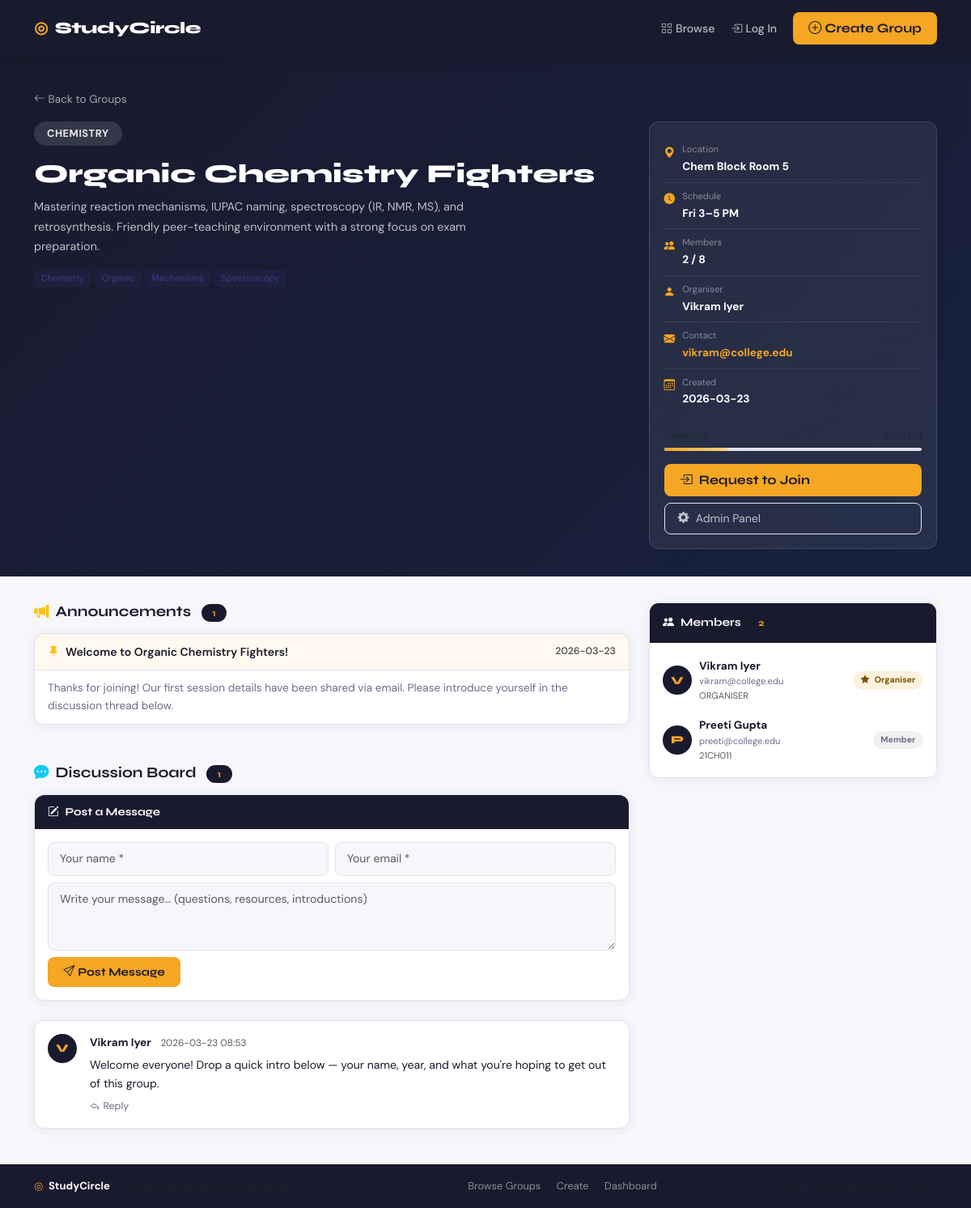
/group/5, run on the app's committed database.
### tables this page shows
CREATE TABLE study_groups (
        id            INTEGER PRIMARY KEY AUTOINCREMENT,
        name          TEXT    NOT NULL,
        subject       TEXT    NOT NULL,
        description   TEXT    NOT NULL,
        location      TEXT    NOT NULL,
        schedule      TEXT    NOT NULL,
        max_members   INTEGER NOT NULL DEFAULT 10,
        organiser     TEXT    NOT NULL,
        contact_email TEXT    NOT NULL,
        tags          TEXT    DEFAULT '',
        status        TEXT    DEFAULT 'open',
        created_at    TEXT    NOT NULL
    );

CREATE TABLE announcements (
        id        INTEGER PRIMARY KEY AUTOINCREMENT,
        group_id  INTEGER NOT NULL REFERENCES study_groups(id) ON DELETE CASCADE,
        title     TEXT    NOT NULL,
        body      TEXT    NOT NULL,
        posted_at TEXT    NOT NULL
    );

CREATE TABLE discussions (
        id         INTEGER PRIMARY KEY AUTOINCREMENT,
        group_id   INTEGER NOT NULL REFERENCES study_groups(id) ON DELETE CASCADE,
        author     TEXT    NOT NULL,
        email      TEXT    NOT NULL,
        message    TEXT    NOT NULL,
        parent_id  INTEGER DEFAULT NULL,
        posted_at  TEXT    NOT NULL
    );

CREATE TABLE members (
        id            INTEGER PRIMARY KEY AUTOINCREMENT,
        group_id      INTEGER NOT NULL REFERENCES study_groups(id) ON DELETE CASCADE,
        full_name     TEXT    NOT NULL,
        email         TEXT    NOT NULL,
        student_id    TEXT    NOT NULL,
        role          TEXT    DEFAULT 'member',
        joined_at     TEXT    NOT NULL
    );

### app.py (the view)
@app.route("/group/<int:gid>")
def group_detail(gid):
    db    = get_db()
    group = db.execute("SELECT * FROM study_groups WHERE id=?", (gid,)).fetchone()
    if not group:
        abort(404)
    mc      = member_count(db, gid)
    pc      = pending_count(db, gid)
    members = db.execute(
        "SELECT * FROM members WHERE group_id=? ORDER BY role DESC, joined_at", (gid,)
    ).fetchall()
    announcements = db.execute(
        "SELECT * FROM announcements WHERE group_id=? ORDER BY posted_at DESC", (gid,)
    ).fetchall()
    top_posts = db.execute(
        "SELECT * FROM discussions WHERE group_id=? AND parent_id IS NULL ORDER BY posted_at DESC",
        (gid,)
    ).fetchall()
    replies_raw = db.execute(
        "SELECT * FROM discussions WHERE group_id=? AND parent_id IS NOT NULL ORDER BY posted_at",
        (gid,)
    ).fetchall()
    replies = {}
    for r in replies_raw:
        replies.setdefault(r["parent_id"], []).append(dict(r))
    is_organiser = (
        current_user() and
        current_user().lower() == group["contact_email"].lower()
    )
    return render_template("group_detail.html",
        group=dict(group), mc=mc, pc=pc,
        members=members, announcements=announcements,
        top_posts=top_posts, replies=replies,
        is_organiser=is_organiser)

### app.py (called while the page is built)
def get_db():
    if "db" not in g:
        g.db = sqlite3.connect(DB)
        g.db.row_factory = sqlite3.Row
        g.db.execute("PRAGMA foreign_keys = ON")
    return g.db

def member_count(db, gid):
    return db.execute(
        "SELECT COUNT(*) FROM members WHERE group_id=?", (gid,)
    ).fetchone()[0]

def pending_count(db, gid):
    return db.execute(
        "SELECT COUNT(*) FROM join_requests WHERE group_id=? AND status='pending'",
        (gid,)
    ).fetchone()[0]

def current_user():
    return session.get("user_email")

@app.context_processor
def inject_user():
    return {
        "current_user_email": current_user(),
        "current_user_name":  session.get("user_name"),
    }

### templates/group_detail.html (shortened to what this page needs)
{% extends "base.html" %}
{% block content %}
<section class="sc-detail-hero">
  <div class="container">
    <div class="mb-3">
      <a href="{{ url_for('index') }}" class="sc-back">
        <i class="bi bi-arrow-left me-1"></i>Back to Groups
      </a>
    </div>
    <div class="row g-4 align-items-start">
      <div class="col-lg-8">
        <span class="sc-sbadge-lg mb-2 d-inline-block">{{ group['subject'] }}</span>
        <h1 class="sc-dtitle mt-2">{{ group['name'] }}</h1>
        <p class="sc-ddesc">{{ group['description'] }}</p>
        {% if group['tags'] %}
          <div class="sc-tags mt-2">
            {% for tag in group['tags'].split(',') %}
              <a href="{{ url_for('index', tag=tag.strip()) }}" class="sc-tag">
                {{ tag.strip() }}
              </a>
            {% endfor %}
          </div>
        {% endif %}
      </div>
      <div class="col-lg-4">
        <div class="sc-info-card">
          <ul class="sc-info-list">
            <li>
              <i class="bi bi-geo-alt-fill"></i>
              <div><small>Location</small><strong>{{ group['location'] }}</strong></div>
            </li>
            <li>
              <i class="bi bi-clock-fill"></i>
              <div><small>Schedule</small><strong>{{ group['schedule'] }}</strong></div>
            </li>
            <li>
              <i class="bi bi-people-fill"></i>
              <div>
                <small>Members</small>
                <strong>{{ mc }} / {{ group['max_members'] }}</strong>
              </div>
            </li>
            <li>
              <i class="bi bi-person-fill"></i>
              <div><small>Organiser</small><strong>{{ group['organiser'] }}</strong></div>
            </li>
            <li>
              <i class="bi bi-envelope-fill"></i>
              <div>
                <small>Contact</small>
                <strong>
                  <a href="mailto:{{ group['contact_email'] }}" class="sc-mail-link">
                    {{ group['contact_email'] }}
                  </a>
                </strong>
              </div>
            </li>
            <li>
              <i class="bi bi-calendar3"></i>
              <div><small>Created</small><strong>{{ group['created_at'][:10] }}</strong></div>
            </li>
          </ul>
          <div class="mt-3">
            <div class="d-flex justify-content-between mb-1">
              <small class="text-muted">Capacity</small>
              <small class="text-muted">
                {% set pct = ((mc / group['max_members']) * 100)|int %}
              </small>
            </div>
            <div class="sc-prog">
              <div class="sc-prog-fill {% if mc >= group['max_members'] %}full{% endif %}"
                   style="width:{{ pct }}%"></div>
            </div>
          </div>
          <div class="mt-3 d-grid gap-2">
            {% if mc < group['max_members'] and group['status'] == 'open' %}
              <a href="{{ url_for('join_group', gid=group['id']) }}"
                 class="btn sc-btn-acc">
                <i class="bi bi-box-arrow-in-right me-2"></i>Request to Join
              </a>
            {% elif mc >= group['max_members'] %}
              <button class="btn sc-btn-acc" disabled>
                <i class="bi bi-lock-fill me-2"></i>Group Full
              </button>
            {% else %}
              <button class="btn sc-btn-acc" disabled>Group Closed</button>
            {% endif %}
            <a href="{{ url_for('admin_panel', gid=group['id']) }}"
               class="btn sc-btn-gear-lg">
              <i class="bi bi-gear-fill me-2"></i>Admin Panel
            </a>
          </div>
        </div>
      </div>
    </div>
  </div>
</section>
<section class="sc-dbody">
  <div class="container">
    <div class="row g-4">
      <div class="col-lg-8">
        <h2 class="sc-sec-title mb-3">
          <i class="bi bi-megaphone-fill me-2 text-warning"></i>Announcements
          <span class="sc-cnt-badge ms-2">{{ announcements|length }}</span>
        </h2>
        {% if announcements %}
          {% for ann in announcements %}
            <div class="sc-ann-card mb-3">
              <div class="sc-ann-hdr">
                <span><i class="bi bi-pin-fill me-2 text-warning"></i>{{ ann['title'] }}</span>
                <small class="text-muted">{{ ann['posted_at'][:10] }}</small>
              </div>
              <div class="sc-ann-body">{{ ann['body'] }}</div>
            </div>
          {% endfor %}
        {% else %}
          <div class="sc-empty-sm mb-4">
            <i class="bi bi-megaphone text-muted me-2"></i>
            No announcements yet.
          </div>
        {% endif %}
        <div id="discuss" class="mt-5">
          <h2 class="sc-sec-title mb-3">
            <i class="bi bi-chat-dots-fill me-2 text-info"></i>Discussion Board
            <span class="sc-cnt-badge ms-2">{{ top_posts|length }}</span>
          </h2>
          <div class="sc-discuss-form mb-4">
            <div class="sc-discuss-form-hdr">
              <i class="bi bi-pencil-square me-2"></i>Post a Message
            </div>
            <div class="sc-discuss-form-body">
              <form method="POST" action="{{ url_for('post_discussion', gid=group['id']) }}" id="discussForm">
                <div class="row g-2 mb-2">
                  <div class="col-md-6">
                    <input type="text" name="author" class="form-control sc-inp"
                           placeholder="Your name *" maxlength="80" required/>
                  </div>
                  <div class="col-md-6">
                    <input type="email" name="email" class="form-control sc-inp"
                           placeholder="Your email *" required/>
                  </div>
                </div>
                <textarea name="message" class="form-control sc-inp mb-2"
                          rows="3" placeholder="Write your message… (questions, resources, introductions)"
                          maxlength="1000" required></textarea>
                <button type="submit" class="btn sc-btn-acc btn-sm">
                  <i class="bi bi-send me-1"></i>Post Message
                </button>
              </form>
            </div>
          </div>
          {% if top_posts %}
            {% for post in top_posts %}
              <div class="sc-post" id="post-{{ post['id'] }}">
                <div class="d-flex align-items-start gap-3">
                  <div class="sc-av">{{ post['author'][0]|upper }}</div>
                  <div class="flex-grow-1">
                    <div class="sc-post-hdr">
                      <strong>{{ post['author'] }}</strong>
                      <small class="text-muted ms-2">{{ post['posted_at'][:16].replace('T',' ') }}</small>
                    </div>
                    <div class="sc-post-body">{{ post['message'] }}</div>
                    <button class="sc-reply-toggle mt-2"
                            data-pid="{{ post['id'] }}">
                      <i class="bi bi-reply me-1"></i>Reply
                    </button>
                  </div>
                </div>
              </div>
            {% endfor %}
          {% else %}
            <div class="sc-empty-sm">
              <i class="bi bi-chat text-muted me-2"></i>
              No messages yet. Start the conversation!
            </div>
          {% endif %}
        </div>
      </div>
      <div class="col-lg-4">
        <div class="sc-members-card">
          <div class="sc-members-hdr">
            <i class="bi bi-people-fill me-2"></i>Members
            <span class="sc-cnt-badge ms-2">{{ mc }}</span>
          </div>
          <div class="sc-members-body">
            {% if members %}
              {% for m in members %}
                <div class="sc-mrow">
                  <div class="sc-av">{{ m['full_name'][0]|upper }}</div>
                  <div class="sc-minfo">
                    <strong>{{ m['full_name'] }}</strong>
                    <small>{{ m['email'] }}</small>
                    <small class="text-muted">{{ m['student_id'] }}</small>
                  </div>
                  <span class="sc-rbadge {{ m['role'] }}">
                    {% if m['role'] == 'organiser' %}
                      <i class="bi bi-star-fill me-1"></i>
                    {% endif %}
                    {{ m['role']|title }}
                  </span>
                </div>
              {% endfor %}
            {% else %}
              <p class="text-muted p-3 mb-0">No members yet.</p>
            {% endif %}
          </div>
        </div>
      </div>
    </div>
  </div>
</section>
{% endblock %}

### data on the page
study_groups: subject "CHEMISTRY", name "Organic Chemistry Fighters", description "Mastering reaction mechanisms, IUPAC naming, spectroscopy (IR, NMR, MS), and retrosynthesis. Friendly peer-teaching environment with a strong focus on exam preparation.", location "Chem Block Room 5", schedule "Fri 3–5 PM", max_members "8", organiser "Vikram Iyer", contact_email "vikram@college.edu", created_at "2026-03-23"
announcements: title "Welcome to Organic Chemistry Fighters!", posted_at "2026-03-23", body "Thanks for joining! Our first session details have been shared via email. Please introduce yourself in the discussion thread below."
discussions: author "V", author "Vikram Iyer", posted_at "2026-03-23 08:53", message "Welcome everyone! Drop a quick intro below — your name, year, and what you're hoping to get out of this group."
members: full_name "V", full_name "Vikram Iyer", email "vikram@college.edu", student_id "ORGANISER", role "Organiser"
members: full_name "P", full_name "Preeti Gupta", email "preeti@college.edu", student_id "21CH011", role "Member"

### other printed values
{{ tag.strip() }} "Chemistry" "Organic" "Mechanisms" "Spectroscopy"
{{ mc }} "2"
{{ announcements|length }} "1"
{{ top_posts|length }} "1"
